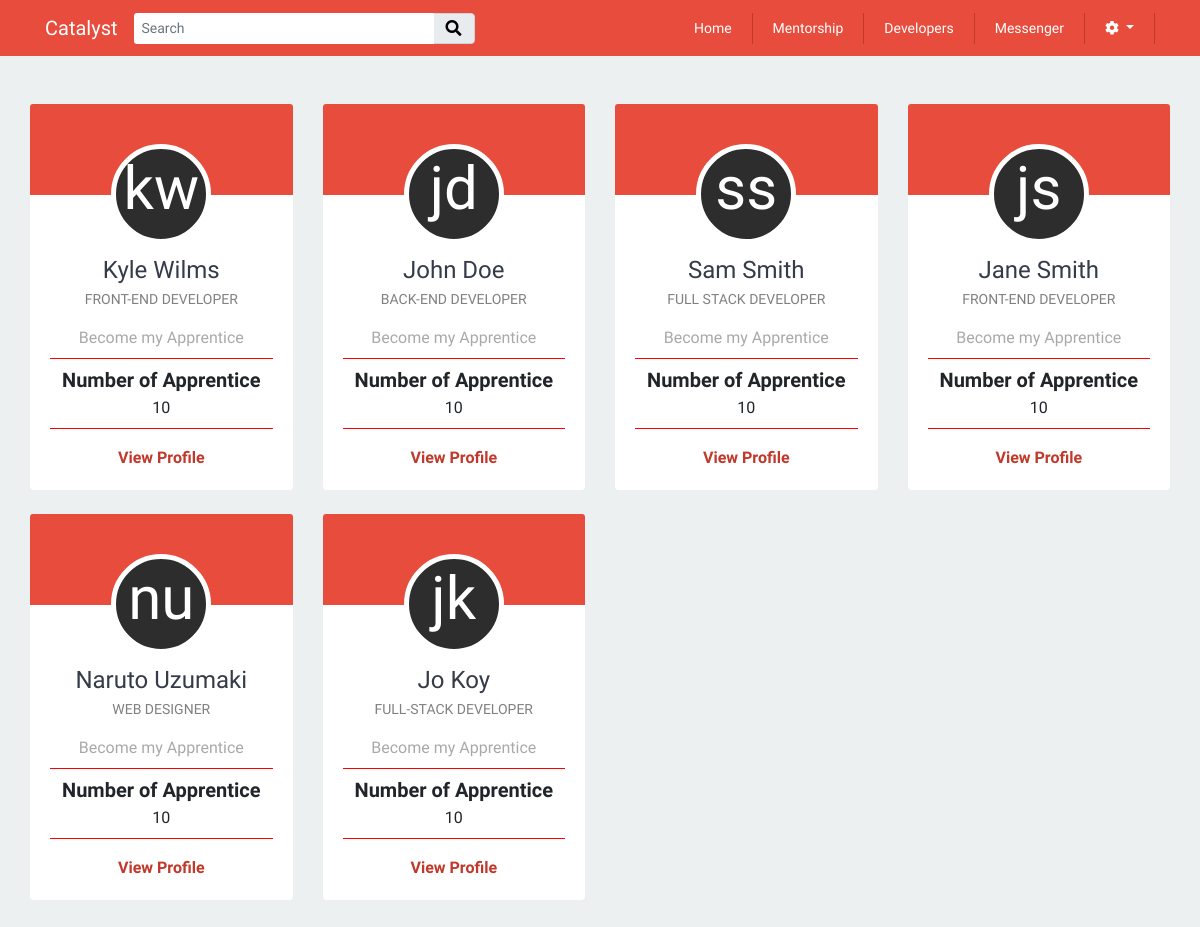
/includes/mentorship/mentorship.php, run on the app's committed database.
### tables this page shows
CREATE TABLE `profiles` (
  `id` int(11) NOT NULL,
  `fname` varchar(255) NOT NULL,
  `lname` varchar(255) NOT NULL,
  `email` varchar(255) NOT NULL,
  `contact` varchar(255) NOT NULL,
  `image` longtext NOT NULL,
  `location` varchar(255) NOT NULL,
  `position` varchar(255) NOT NULL,
  `portfolio_url` varchar(255) NOT NULL,
  `mentorship_status` tinyint(1) NOT NULL,
  `user_id` int(11) NOT NULL
);

### models/mentorship/mentors.php (called while the page is built, shortened)
<?php
class Mentors{
    public function listAllMentor($db){
        $query = "SELECT * FROM profiles WHERE mentorship_status = 1";
        $pdost = $db->prepare($query);
        $pdost->execute();
        $mentors = $pdost->fetchAll(PDO::FETCH_OBJ);
        return $mentors;
    }
}

### includes/mentorship/list-mentors.php (the view)
<?php
require_once '../../models/database.php';
require_once '../../models/mentorship/mentors.php';
$dbcon = Database::getDb();
$mentors = new Mentors();
$mentors = $mentors->listAllMentor($dbcon);
foreach($mentors as $mentor){
    $fullName = ucfirst($mentor->fname) .' '. ucfirst($mentor->lname);
    $fName = $mentor->fname;
	$lName = $mentor->lname;
	$firstChar = mb_substr($fName, 0, 1, "UTF-8");
    $secChar = mb_substr($lName, 0, 1, "UTF-8");
    echo
    '<div class="col-md-3 mt-4">
        <div class="card text-center">
            <div class="card-header main-left-sidebar-header">
                <div class="dev-profile-contatiner" style="margin:0 auto;top:30px;">
                    <div class="profile-avatar-circle">
                        <span class="profile-initials">'.$firstChar.$secChar.'</span>
                    </div>
                </div>
            </div>
            <div class="card-body text-center">
                <a href="../developers/profile.php?id='.$mentor->id.'"><h4>'.ucfirst($mentor->fname). ' '. ucfirst($mentor->lname).'</h4></a>
                <p class="mt-n1 mb-3 mentor-title">'.$mentor->position.'</p>
                <a onclick="mentor_id('.$mentor->id.');mentor_name(\'' .$fullName. '\'); apprentice_id(5); apprentice_fname(\'Kenneth\'); apprentice_lname(\'Mendoza\');" ref="javascript:void(0)"><p class="mb-2 mentor-gray" data-toggle="modal" data-target="#apprentice" data-test="test">Become my Apprentice</p></a>
                <hr>
                <h6 class="mentor-num mb-1">Number of Apprentice</h6>
                <span>10</span>
                <hr>
                <p class="mt-3"><a href="../developers/profile.php?id='.$mentor->id.'" class="mentor-profile">View Profile</a></p>
            </div>
        </div>
    </div>
    ';
}

### css/style.css (style rules this page uses)
body { font-family: 'Muli', sans-serif; background: #ecf0f1; }
hr { display: block; height: 1px; border: 0; border-top: 1px solid red; margin: 0.5em 0; padding: 0; }
a { text-decoration: none; color: #353b48; }
p { margin: 0; padding: 0; }
.card { border: none !Important; }
.card-body { padding-top:0 !important; }
.mentor-title { font-size: 13px; }
.mentor-title { font-size: 14px; color: gray; text-transform: uppercase; }
.mentor-gray { color: darkgray; }
.mentor-num { font-size: 20px; font-weight: 1000; }
.mentor-profile { font-weight: 1000; color: #c0392b; }
span { margin: 0; }
.main-left-sidebar-header { padding-top: 40px; background: linear-gradient(to bottom, #E74C3C 60%, #FFFFFF 40%); border: none; }
.profile-avatar-circle { margin: 0 auto; width: 100px; height: 100px; background-color: #2d2d2d; border: 5px solid #fff; text-align: center; border-radius: 50%; -webkit-border-radius: 50%; -moz-border-radius: 50%; }
.profile-initials { position: relative; top: 25px; font-size: 60px; line-height: 30px; color: #fff; text-transform: lowercase; }

### data on the page
profiles: fname "k", lname "w", fname "Kyle", lname "Wilms", position "FRONT-END DEVELOPER"
profiles: fname "j", lname "d", fname "John", lname "Doe", position "BACK-END DEVELOPER"
profiles: fname "s", lname "s", fname "Sam", lname "Smith", position "FULL STACK DEVELOPER"
profiles: fname "j", lname "s", fname "Jane", lname "Smith", position "FRONT-END DEVELOPER"
profiles: fname "n", lname "u", fname "Naruto", lname "Uzumaki", position "WEB DESIGNER"
profiles: fname "j", lname "k", fname "Jo", lname "Koy", position "FULL-STACK DEVELOPER"
